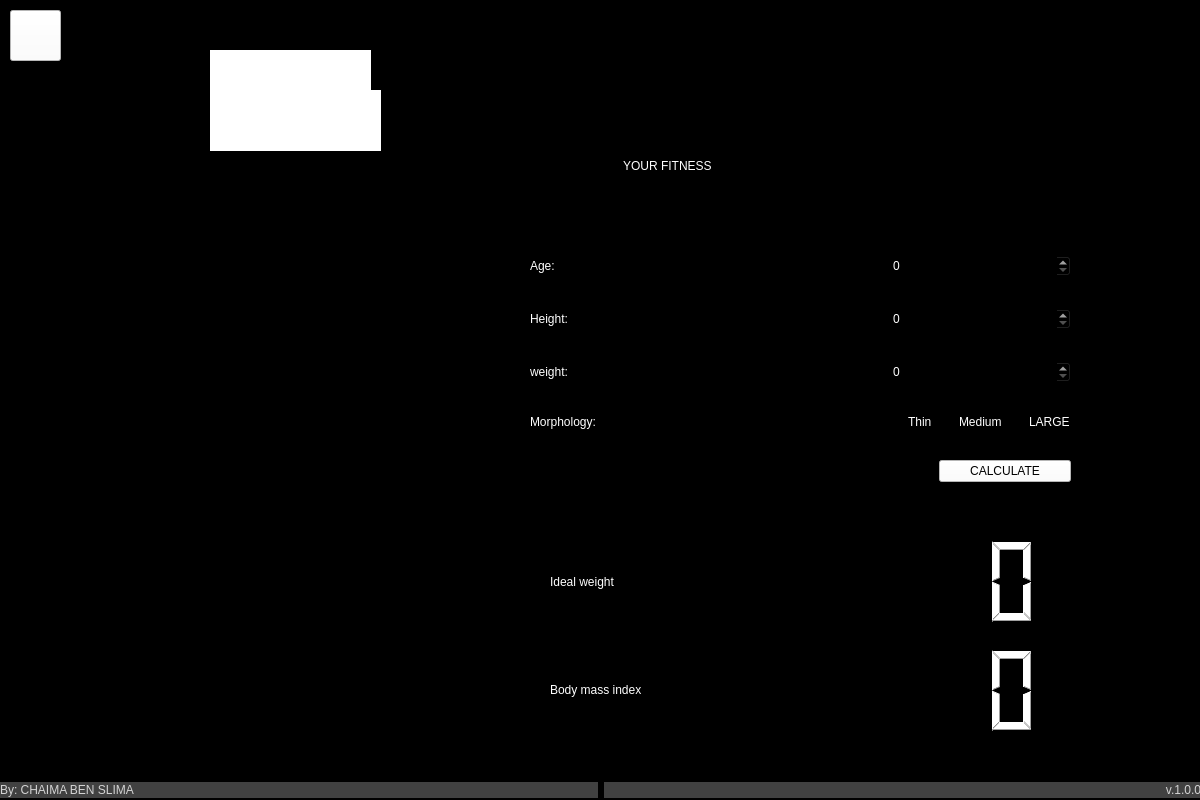
<?xml version="1.0" encoding="UTF-8"?>
<ui version="4.0">
 <class>Form</class>
 <widget class="QWidget" name="Form">
  <property name="geometry">
   <rect>
    <x>0</x>
    <y>0</y>
    <width>1200</width>
    <height>800</height>
   </rect>
  </property>
  <property name="minimumSize">
   <size>
    <width>1200</width>
    <height>800</height>
   </size>
  </property>
  <property name="maximumSize">
   <size>
    <width>1200</width>
    <height>800</height>
   </size>
  </property>
  <property name="windowTitle">
   <string>Virtual Doctor</string>
  </property>
  <property name="windowIcon">
   <iconset>
    <normaloff>../pictures/icone.jpg</normaloff>../pictures/icone.jpg</iconset>
  </property>
  <property name="styleSheet">
   <string notr="true">background-color: rgb(0, 0, 0);
border-color: rgb(255, 255, 255);</string>
  </property>
  <widget class="QLabel" name="label_3">
   <property name="geometry">
    <rect>
     <x>620</x>
     <y>120</y>
     <width>401</width>
     <height>91</height>
    </rect>
   </property>
   <property name="styleSheet">
    <string notr="true">color: rgb(255, 255, 255);
font: 30pt &quot;MS Shell Dlg 2&quot;;</string>
   </property>
   <property name="text">
    <string> YOUR FITNESS</string>
   </property>
  </widget>
  <widget class="QWidget" name="layoutWidget">
   <property name="geometry">
    <rect>
     <x>0</x>
     <y>770</y>
     <width>1201</width>
     <height>41</height>
    </rect>
   </property>
   <layout class="QHBoxLayout" name="horizontalLayout">
    <item>
     <widget class="QLabel" name="creditsLabel">
      <property name="maximumSize">
       <size>
        <width>16777215</width>
        <height>16</height>
       </size>
      </property>
      <property name="font">
       <font>
        <family>Segoe UI</family>
        <weight>50</weight>
        <italic>false</italic>
        <bold>false</bold>
       </font>
      </property>
      <property name="styleSheet">
       <string notr="true">background-color: rgb(65, 65, 65);
color: rgb(211, 211, 211);
</string>
      </property>
      <property name="text">
       <string>By: CHAIMA BEN SLIMA</string>
      </property>
      <property name="alignment">
       <set>Qt::AlignLeading|Qt::AlignLeft|Qt::AlignVCenter</set>
      </property>
     </widget>
    </item>
    <item>
     <widget class="QLabel" name="creditsLabel_2">
      <property name="maximumSize">
       <size>
        <width>16777215</width>
        <height>16</height>
       </size>
      </property>
      <property name="font">
       <font>
        <family>Segoe UI</family>
        <weight>50</weight>
        <italic>false</italic>
        <bold>false</bold>
       </font>
      </property>
      <property name="layoutDirection">
       <enum>Qt::RightToLeft</enum>
      </property>
      <property name="styleSheet">
       <string notr="true">background-color: rgb(65, 65, 65);
color: rgb(211, 211, 211);
</string>
      </property>
      <property name="text">
       <string>v.1.0.0</string>
      </property>
      <property name="alignment">
       <set>Qt::AlignRight|Qt::AlignTrailing|Qt::AlignVCenter</set>
      </property>
     </widget>
    </item>
   </layout>
  </widget>
  <widget class="QWidget" name="widget_2" native="true">
   <property name="geometry">
    <rect>
     <x>530</x>
     <y>230</y>
     <width>541</width>
     <height>281</height>
    </rect>
   </property>
   <layout class="QGridLayout" name="gridLayout" columnstretch="2,0,0,0" rowminimumheight="0,0,0,0,0">
    <item row="0" column="1" colspan="3">
     <widget class="QSpinBox" name="age">
      <property name="styleSheet">
       <string notr="true">color: rgb(255, 255, 255);</string>
      </property>
      <property name="maximum">
       <number>1000</number>
      </property>
     </widget>
    </item>
    <item row="1" column="0">
     <widget class="QLabel" name="label_5">
      <property name="styleSheet">
       <string notr="true">color: rgb(255, 255, 255);
font: 18pt &quot;MS Shell Dlg 2&quot;;</string>
      </property>
      <property name="text">
       <string>Height:</string>
      </property>
     </widget>
    </item>
    <item row="1" column="1" colspan="3">
     <widget class="QSpinBox" name="taille">
      <property name="styleSheet">
       <string notr="true">color: rgb(255, 255, 255);</string>
      </property>
      <property name="maximum">
       <number>1000</number>
      </property>
     </widget>
    </item>
    <item row="2" column="0">
     <widget class="QLabel" name="label_6">
      <property name="styleSheet">
       <string notr="true">color: rgb(255, 255, 255);
font: 18pt &quot;MS Shell Dlg 2&quot;;</string>
      </property>
      <property name="text">
       <string>weight:</string>
      </property>
     </widget>
    </item>
    <item row="2" column="1" colspan="3">
     <widget class="QSpinBox" name="poids">
      <property name="styleSheet">
       <string notr="true">color: rgb(255, 255, 255);</string>
      </property>
      <property name="maximum">
       <number>1000</number>
      </property>
     </widget>
    </item>
    <item row="3" column="0">
     <widget class="QLabel" name="label_7">
      <property name="styleSheet">
       <string notr="true">color: rgb(255, 255, 255);
font: 18pt &quot;MS Shell Dlg 2&quot;;</string>
      </property>
      <property name="text">
       <string>Morphology:</string>
      </property>
     </widget>
    </item>
    <item row="3" column="1">
     <widget class="QRadioButton" name="mince">
      <property name="styleSheet">
       <string notr="true">color: rgb(255, 255, 255);
font: 18pt &quot;MS Shell Dlg 2&quot;;</string>
      </property>
      <property name="text">
       <string>Thin</string>
      </property>
     </widget>
    </item>
    <item row="3" column="2">
     <widget class="QRadioButton" name="moyen">
      <property name="styleSheet">
       <string notr="true">color: rgb(255, 255, 255);
font: 18pt &quot;MS Shell Dlg 2&quot;;</string>
      </property>
      <property name="text">
       <string>Medium</string>
      </property>
     </widget>
    </item>
    <item row="3" column="3">
     <widget class="QRadioButton" name="large">
      <property name="styleSheet">
       <string notr="true">color: rgb(255, 255, 255);
font: 18pt &quot;MS Shell Dlg 2&quot;;</string>
      </property>
      <property name="text">
       <string>LARGE</string>
      </property>
     </widget>
    </item>
    <item row="4" column="2" colspan="2">
     <widget class="QPushButton" name="calculer">
      <property name="styleSheet">
       <string notr="true">background-color: rgb(255, 255, 255);
color: rgb(0, 0, 0);
font: 75 9pt &quot;MS Shell Dlg 2&quot;;</string>
      </property>
      <property name="text">
       <string>CALCULATE</string>
      </property>
     </widget>
    </item>
    <item row="0" column="0">
     <widget class="QLabel" name="label_4">
      <property name="styleSheet">
       <string notr="true">color: rgb(255, 255, 255);
font: 18pt &quot;MS Shell Dlg 2&quot;;</string>
      </property>
      <property name="text">
       <string>Age:</string>
      </property>
     </widget>
    </item>
   </layout>
  </widget>
  <widget class="QWidget" name="layoutWidget_3">
   <property name="geometry">
    <rect>
     <x>550</x>
     <y>530</y>
     <width>491</width>
     <height>211</height>
    </rect>
   </property>
   <layout class="QGridLayout" name="gridLayout_2">
    <item row="1" column="0">
     <widget class="QLabel" name="label_9">
      <property name="styleSheet">
       <string notr="true">color: rgb(255, 255, 255);
font: 18pt &quot;MS Shell Dlg 2&quot;;</string>
      </property>
      <property name="text">
       <string>Body mass index</string>
      </property>
     </widget>
    </item>
    <item row="0" column="0">
     <widget class="QLabel" name="label_8">
      <property name="styleSheet">
       <string notr="true">color: rgb(255, 255, 255);
font: 18pt &quot;MS Shell Dlg 2&quot;;</string>
      </property>
      <property name="text">
       <string>Ideal weight</string>
      </property>
     </widget>
    </item>
    <item row="1" column="1">
     <widget class="QLCDNumber" name="indice">
      <property name="styleSheet">
       <string notr="true">color: rgb(255, 255, 255);</string>
      </property>
     </widget>
    </item>
    <item row="0" column="1">
     <widget class="QLCDNumber" name="poidsid">
      <property name="styleSheet">
       <string notr="true">color: rgb(255, 255, 255);</string>
      </property>
      <property name="smallDecimalPoint">
       <bool>false</bool>
      </property>
      <property name="intValue" stdset="0">
       <number>0</number>
      </property>
     </widget>
    </item>
   </layout>
  </widget>
  <widget class="QPushButton" name="home">
   <property name="geometry">
    <rect>
     <x>10</x>
     <y>10</y>
     <width>51</width>
     <height>51</height>
    </rect>
   </property>
   <property name="styleSheet">
    <string notr="true">background-color: rgb(255, 255, 255);
color: rgb(0, 0, 0);
font: 75 9pt &quot;MS Shell Dlg 2&quot;;</string>
   </property>
   <property name="text">
    <string/>
   </property>
   <property name="icon">
    <iconset>
     <normaloff>../pictures/Home.png</normaloff>../pictures/Home.png</iconset>
   </property>
   <property name="iconSize">
    <size>
     <width>50</width>
     <height>50</height>
    </size>
   </property>
  </widget>
  <widget class="QLabel" name="l2">
   <property name="geometry">
    <rect>
     <x>210</x>
     <y>90</y>
     <width>171</width>
     <height>61</height>
    </rect>
   </property>
   <property name="styleSheet">
    <string notr="true">background-color: rgb(255, 255, 255);
font: 75 10pt &quot;OCR A Extended&quot;;</string>
   </property>
   <property name="text">
    <string/>
   </property>
  </widget>
  <widget class="QLabel" name="l1">
   <property name="geometry">
    <rect>
     <x>210</x>
     <y>50</y>
     <width>161</width>
     <height>61</height>
    </rect>
   </property>
   <property name="styleSheet">
    <string notr="true">background-color: rgb(255, 255, 255);
font: 75 10pt &quot;OCR A Extended&quot;;</string>
   </property>
   <property name="text">
    <string/>
   </property>
  </widget>
  <widget class="QLabel" name="label">
   <property name="geometry">
    <rect>
     <x>180</x>
     <y>230</y>
     <width>211</width>
     <height>531</height>
    </rect>
   </property>
   <property name="text">
    <string/>
   </property>
   <property name="pixmap">
    <pixmap>../pictures/doctor.png</pixmap>
   </property>
   <property name="scaledContents">
    <bool>true</bool>
   </property>
  </widget>
  <widget class="QLabel" name="label_2">
   <property name="geometry">
    <rect>
     <x>180</x>
     <y>20</y>
     <width>231</width>
     <height>201</height>
    </rect>
   </property>
   <property name="text">
    <string/>
   </property>
   <property name="pixmap">
    <pixmap>../pictures/bubble.png</pixmap>
   </property>
   <property name="scaledContents">
    <bool>true</bool>
   </property>
  </widget>
  <zorder>label_3</zorder>
  <zorder>layoutWidget</zorder>
  <zorder>widget_2</zorder>
  <zorder>layoutWidget_3</zorder>
  <zorder>home</zorder>
  <zorder>label</zorder>
  <zorder>label_2</zorder>
  <zorder>l1</zorder>
  <zorder>l2</zorder>
 </widget>
 <resources/>
 <connections/>
</ui>
